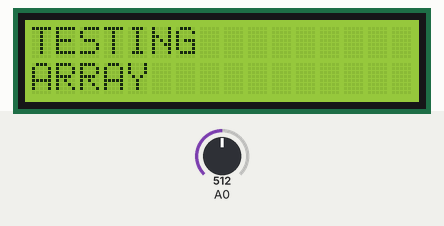
Recording of a sketch running on a simulated Arduino Uno, built with avr-gcc and run on an emulated ATmega328P. On the bench: 16×2 character LCD. The test bench sets the inputs (shaded band); at power-on: A0 = 512. What the sketch prints to the serial monitor is not drawn.

Above: at 1.2 s.
1.3 s: A0 set to 827
2.8 s: A0 set to 848
At 3.9 s:
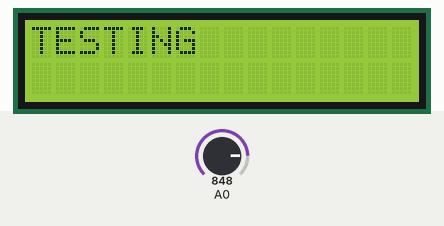
4.3 s: A0 set to 1001
5.8 s: A0 set to 1020
At 6.05 s:
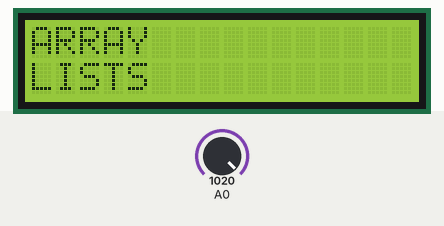
At 6.55 s:
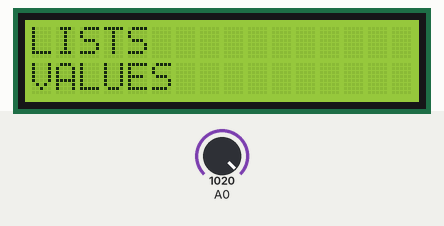
8.8 s: A0 set to 970
10.3 s: A0 set to 1023
At 46.1 s:
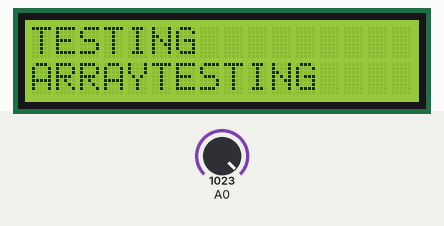
Timing chart, 0 to 46.4 s (numbered marks = the images above; inputs shaded):
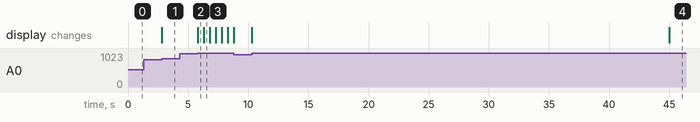

Measured:
- the behaviour switches between 839 and 840 on A0 (found by bisection; images 0 and 1)
- the behaviour switches between 1019 and 1020 on A0 (found by bisection; images 1 and 2)
- after the input at 1.3 s, every drawn part: stays the same
- after the input at 2.8 s, the display: changes at once (image 1)
- after the input at 4.3 s, every drawn part: stays the same
- after the input at 5.8 s, the display: changes at once (image 2)
- after the input at 8.8 s, every drawn part: stays the same
- after the input at 10.3 s, the display: first changes at once (image 4 shows a later state)
- what the display in image 2 shows lasts 0.5 s, from 5.8 s to 6.3 s

The sketch:

LCDMemoryList.ino
```cpp
#include <Arduino_FreeRTOS.h>
#include <semphr.h>
#include <LiquidCrystal.h>

// LCD pins
LiquidCrystal lcd(12, 11, 5, 4, 3, 2);

// Semaphore for serial output
SemaphoreHandle_t xSerialSemaphore;

char* characters[] = { " ", "A", "B", "C", "D", "E", "F", "G", "H", "I", "J", "K", "L", "M", "N", "O", "P", "Q", "R", "S", "T", "U", "V", "W", "X", "Y", "Z", "1", "2", "3", "4", "5", "6", "7", "8", "9", "0" };

// Array of test strings
String testArrLog[] = { "TESTING", "ARRAY", "LISTS", "VALUES" };
volatile int arrPointer = 0;
bool editMode = false;

// Function prototypes
void BaseTask(void *pvParameters);
void LoopThroughArrayList(void *pvParameters);
void ChangeEditMode(void *pvParameters);
void DefaultLCD();

void setup() {
  Serial.begin(9600);
  lcd.begin(16, 2);

  DefaultLCD();

  // Create the serial semaphore
  if (xSerialSemaphore == NULL) {
    xSerialSemaphore = xSemaphoreCreateMutex();
    if (xSerialSemaphore != NULL) {
      xSemaphoreGive(xSerialSemaphore);
    }
  }

  // Create the task to read analog input
  xTaskCreate(BaseTask, "MainTask", 128, NULL, 1, NULL);
}

void loop() {
  // Empty. Things are done in Tasks.
}

// Task to read analog input
void BaseTask(void *pvParameters) {
  for (;;) {
    int buttonValue = analogRead(A0);

    if (buttonValue >= 1020 && buttonValue <= 1025) {
      xTaskCreate(LoopThroughArrayList, "ShowNextValue", 128, NULL, 2, NULL);
      vTaskDelay(500 / portTICK_PERIOD_MS);
    }

    if (buttonValue >= 840 && buttonValue <= 850) {
      if (!editMode) {
        xTaskCreate(ChangeEditMode, "ChangeEditMode", 128, NULL, 3, NULL);
        vTaskDelay(500 / portTICK_PERIOD_MS);
      }
    }

    // Use semaphore to print the button value
    if (xSemaphoreTake(xSerialSemaphore, (TickType_t) 5) == pdTRUE) {
      Serial.println(buttonValue);
      xSemaphoreGive(xSerialSemaphore);
    }
  }
}

void ChangeEditMode(void *pvParameters) {
  editMode = !editMode;
  if (editMode) {
    lcd.clear();
    lcd.setCursor(0, 0);
    lcd.print(testArrLog[arrPointer]);
    xTaskCreate(EditValue, "EditValues", 128, NULL, 2, NULL);
  } else {
    DefaultLCD();
  }
  vTaskDelete(NULL);
}

void EditValue(void *pvParameters) {
  int curPosInArr = 0;
  int curPosInLCD = 0;
  String currentText = testArrLog[arrPointer];
  lcd.setCursor(0, 0);
  lcd.print(currentText);

  for (;;) {
    int buttonValue = analogRead(A0);

    for(int i = 0; i <= sizeof(characters); i++) {
      if (characters[i] == currentText[curPosInLCD]) {
        curPosInArr = i;
        break;
      }
      vTaskDelay(500 / portTICK_PERIOD_MS);
    }

    if (buttonValue >= 910 && buttonValue <= 920) {
      curPosInArr++;
      if (curPosInArr > sizeof(characters)) {
        curPosInArr = 0;
      }
      currentText[curPosInArr] = characters[curPosInArr];
      lcd.print(currentText);
      Serial.println(currentText);
      vTaskDelay(500 / portTICK_PERIOD_MS);
    }

    if (buttonValue >= 840 && buttonValue <= 850) {
      curPosInArr--;
      if (curPosInArr < 0) {
        curPosInArr = sizeof(characters);
      }
      currentText[curPosInArr] = characters[curPosInArr];
      lcd.print(currentText);
      Serial.println(currentText);
      vTaskDelay(500 / portTICK_PERIOD_MS);
    }

    if (buttonValue >= 1 && buttonValue <= 5 && curPosInLCD > 0) {
      curPosInLCD--;
      lcd.setCursor(curPosInLCD, 0);
      vTaskDelay(500 / portTICK_PERIOD_MS);
    }

    if (buttonValue >= 975 && buttonValue <= 980 && curPosInLCD < 16) {
      curPosInLCD++;
      lcd.setCursor(curPosInLCD, 0);
      vTaskDelay(500 / portTICK_PERIOD_MS);
    }

    if (buttonValue >= 1020 && buttonValue <= 1025) {
      xTaskCreate(ChangeEditMode, "ChangeEditMode", 128, NULL, 3, NULL);
      vTaskDelete(NULL);
    }
  }
}

void LoopThroughArrayList(void *pvParameters) {
  arrPointer++;
  if (arrPointer >= (sizeof(testArrLog) / sizeof(testArrLog[0]))) {
    arrPointer = 0;
  }

  int nextPointer = arrPointer + 1;
  if (nextPointer >= (sizeof(testArrLog) / sizeof(testArrLog[0]))) {
    nextPointer = 0;
  }

  lcd.clear();
  lcd.setCursor(0, 0);
  lcd.print(testArrLog[arrPointer]);
  lcd.setCursor(0, 1);
  lcd.print(testArrLog[nextPointer]);

  vTaskDelete(NULL);
}

void DefaultLCD() {
  arrPointer = 0;
  lcd.clear();
  lcd.print(testArrLog[0]);
  lcd.setCursor(0, 1);
  lcd.print(testArrLog[1]);
}
```
